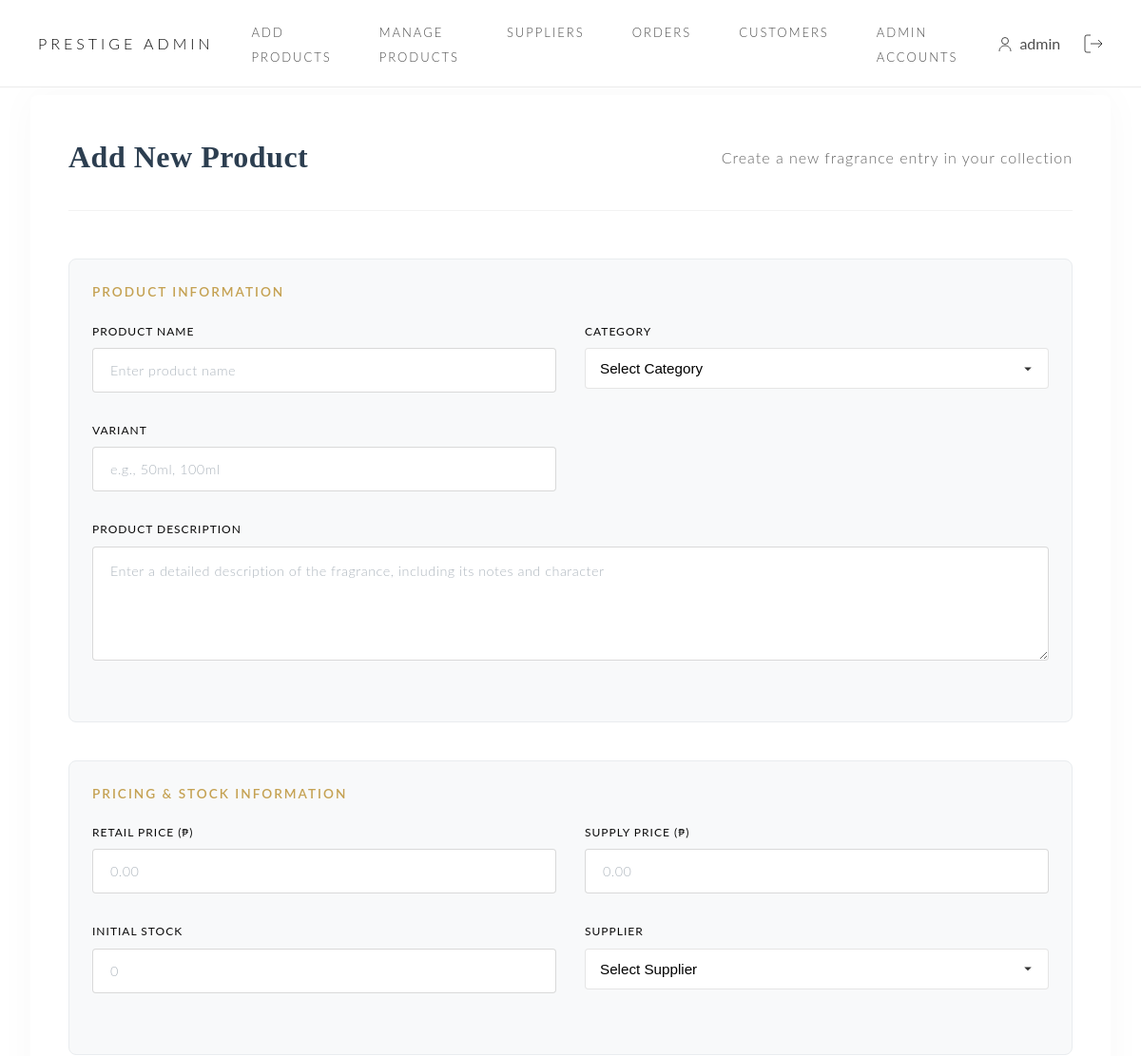
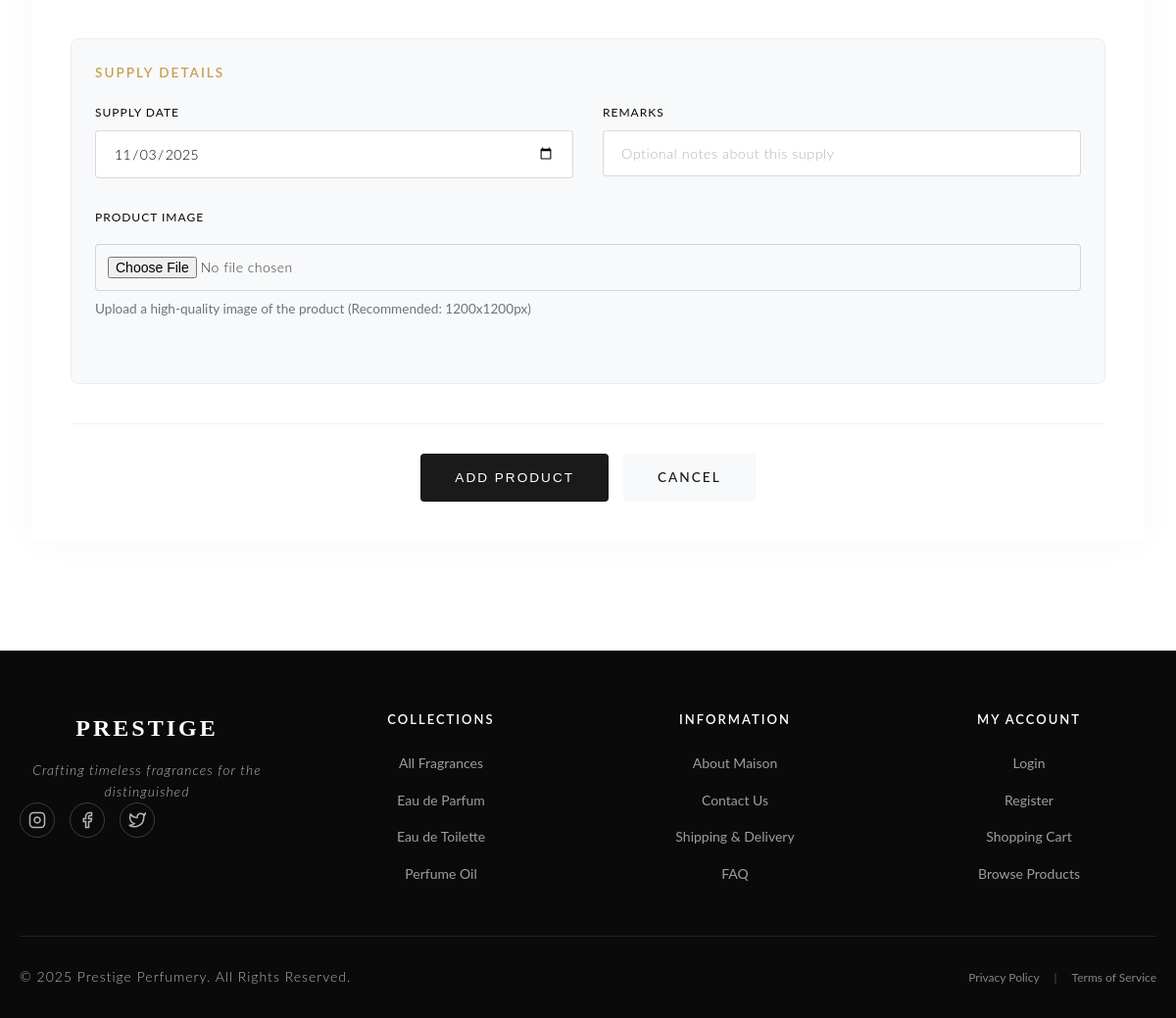
Page /admin/additems.php (signed in) on the committed database (2 pictures, top to bottom).
### tables this page shows
CREATE TABLE `categories` (
  `category_id` int(11) NOT NULL,
  `category_name` varchar(50) NOT NULL
);

### admin/additems.php (the view, shortened to what this page needs)
<?php
include('../includes/adminheader.php');
?>
<div class="product-form-container">
    <div class="page-header">
        <h2 class="page-title">Add New Product</h2>
        <p class="page-subtitle">Create a new fragrance entry in your collection</p>
    </div>
    <form method="POST" enctype="multipart/form-data" class="product-form">
        <div class="form-section">
            <h3 class="section-title">Product Information</h3>
            <div class="form-grid">
                <div class="form-group">
                    <label for="product_name" class="form-label">Product Name</label>
                    <input type="text" class="form-control" id="product_name" name="product_name" placeholder="Enter product name" required>
                </div>
                <div class="form-group">
                    <label for="category_id" class="form-label">Category</label>
                    <select class="form-control" id="category_id" name="category_id" required>
                        <option value="">Select Category</option>
                    </select>
                </div>
                <div class="form-group">
                    <label for="variant" class="form-label">Variant</label>
                    <input type="text" class="form-control" id="variant" name="variant"
                           placeholder="e.g., 50ml, 100ml">
                </div>
                <div class="form-group full-width">
                    <label for="description" class="form-label">Product Description</label>
                    <textarea class="form-control" id="description" name="description"
                              placeholder="Enter a detailed description of the fragrance, including its notes and character"
                              rows="4" required></textarea>
                </div>
            </div>
        </div>
        <div class="form-section">
            <h3 class="section-title">Pricing & Stock Information</h3>
            <div class="form-grid">
                <div class="form-group">
                    <label for="price" class="form-label">Retail Price (₱)</label>
                    <input type="number" class="form-control" id="price" name="price"
                           step="0.01" min="0" placeholder="0.00" required>
                </div>
                <div class="form-group">
                    <label for="supplier_price" class="form-label">Supply Price (₱)</label>
                    <input type="number" class="form-control" id="supplier_price"
                           name="supplier_price" step="0.01" min="0" placeholder="0.00" required>
                </div>
                <div class="form-group">
                    <label for="stock_quantity" class="form-label">Initial Stock</label>
                    <input type="number" class="form-control" id="stock_quantity"
                           name="stock_quantity" min="0" placeholder="0" required>
                </div>
                <div class="form-group">
                    <label for="supplier_id" class="form-label">Supplier</label>
                    <select class="form-control" id="supplier_id" name="supplier_id" required>
                        <option value="">Select Supplier</option>
                    </select>
                </div>
            </div>
        </div>
        <div class="form-section">
            <h3 class="section-title">Supply Details</h3>
            <div class="form-grid">
                <div class="form-group">
                    <label for="supply_date" class="form-label">Supply Date</label>
                    <input type="date" class="form-control" id="supply_date"
                           name="supply_date" value="<?php echo date('Y-m-d'); ?>" required>
                </div>
                <div class="form-group">
                    <label for="remarks" class="form-label">Remarks</label>
                    <input type="text" class="form-control" id="remarks" name="remarks"
                           placeholder="Optional notes about this supply">
                </div>
                <div class="form-group full-width">
                    <label for="image_path" class="form-label">Product Image</label>
                    <div class="file-upload">
                        <input type="file" class="form-control" id="image_path"
                               name="image_path" accept="image/*" required>
                    </div>
                    <small class="text-muted">Upload a high-quality image of the product (Recommended: 1200x1200px)</small>
                </div>
            </div>
        </div>
        <div class="btn-container">
            <button type="submit" name="submit" class="btn btn-primary">Add Product</button>
            <a href="products.php" class="btn btn-secondary">Cancel</a>
        </div>
    </form>
</div>
<?php include('../includes/footer.php'); ?>

### includes/footer.php (shortened to what this page needs)
</main>
<footer class="footer">
    <div class="footer-content">
        <div class="footer-grid">
            <div class="footer-column">
                <h3 class="footer-logo">PRESTIGE</h3>
                <p class="footer-tagline">Crafting timeless fragrances for the distinguished</p>
                <div class="footer-social">
                    <a href="#" aria-label="Instagram">
                        <svg width="18" height="18" viewBox="0 0 24 24" fill="none" stroke="currentColor" stroke-width="2">
                            <rect x="2" y="2" width="20" height="20" rx="5" ry="5"/>
                            <path d="M16 11.37A4 4 0 1 1 12.63 8 4 4 0 0 1 16 11.37z"/>
                            <line x1="17.5" y1="6.5" x2="17.51" y2="6.5"/>
                        </svg>
                    </a>
                    <a href="#" aria-label="Facebook">
                        <svg width="18" height="18" viewBox="0 0 24 24" fill="none" stroke="currentColor" stroke-width="2">
                            <path d="M18 2h-3a5 5 0 0 0-5 5v3H7v4h3v8h4v-8h3l1-4h-4V7a1 1 0 0 1 1-1h3z"/>
                        </svg>
                    </a>
                    <a href="#" aria-label="Twitter">
                        <svg width="18" height="18" viewBox="0 0 24 24" fill="none" stroke="currentColor" stroke-width="2">
                            <path d="M23 3a10.9 10.9 0 0 1-3.14 1.53 4.48 4.48 0 0 0-7.86 3v1A10.66 10.66 0 0 1 3 4s-4 9 5 13a11.64 11.64 0 0 1-7 2c9 5 20 0 20-11.5a4.5 4.5 0 0 0-.08-.83A7.72 7.72 0 0 0 23 3z"/>
                        </svg>
                    </a>
                </div>
            </div>
            <div class="footer-column">
                <h4 class="footer-title">Collections</h4>
                <ul class="footer-links">
                    <li><a href="/prestigeperfumes/items/index.php">All Fragrances</a></li>
                    <?php
                    $cat_query = "SELECT category_id, category_name FROM categories ORDER BY category_id";
                    $cat_result = $conn->query($cat_query);
                    if ($cat_result && $cat_result->num_rows > 0) {
                        while ($cat = $cat_result->fetch_assoc()) {
                            echo '<li><a href="/prestigeperfumes/items/index.php?category=' . $cat['category_id'] . '">' . htmlspecialchars($cat['category_name']) . '</a></li>';
                        }
                    }
                    ?>
                </ul>
            </div>
            <div class="footer-column">
                <h4 class="footer-title">Information</h4>
                <ul class="footer-links">
                    <li><a href="/prestigeperfumes/about.php">About Maison</a></li>
                    <li><a href="/prestigeperfumes/contact.php">Contact Us</a></li>
                    <li><a href="/prestigeperfumes/shipping.php">Shipping & Delivery</a></li>
                    <li><a href="/prestigeperfumes/faq.php">FAQ</a></li>
                </ul>
            </div>
            <div class="footer-column">
                <h4 class="footer-title">My Account</h4>
                <ul class="footer-links">
                    <?php if (isset($_SESSION['customer_id'])): ?>
                        <li><a href="/prestigeperfumes/user/index.php">My Profile</a></li>
                        <li><a href="/prestigeperfumes/user/orders.php">Order History</a></li>
                        <li><a href="/prestigeperfumes/items/cart.php">Shopping Cart</a></li>
                        <li><a href="/prestigeperfumes/user/logout.php">Logout</a></li>
                    <?php else: ?>
                        <li><a href="/prestigeperfumes/user/login.php">Login</a></li>
                        <li><a href="/prestigeperfumes/user/register.php">Register</a></li>
                        <li><a href="/prestigeperfumes/items/cart.php">Shopping Cart</a></li>
                        <li><a href="/prestigeperfumes/items/index.php">Browse Products</a></li>
                    <?php endif; ?>
                </ul>
            </div>
        </div>
        <div class="footer-bottom">
            <p>&copy; <?php echo date("Y"); ?> Prestige Perfumery. All Rights Reserved.</p>
            <div class="footer-legal">
                <a href="/prestigeperfumes/privacy.php">Privacy Policy</a>
                <span class="separator">|</span>
                <a href="/prestigeperfumes/terms.php">Terms of Service</a>
            </div>
        </div>
    </div>
</footer>
</body>
</html>

### assets/css/admin.css (style rules this page uses)
body { margin: 0; font-family: 'Lato', -apple-system, BlinkMacSystemFont, 'Segoe UI', sans-serif; background: #f8f9fa; }
.product-form-container { background: #ffffff; padding: 2.5rem; border-radius: 12px; box-shadow: 0 8px 24px rgba(0,0,0,0.12); max-width: 1000px; margin: 0 auto; }
.form-section { padding: 1.5rem; background-color: #f8f9fa; border-radius: 8px; border: 1px solid #e9ecef; margin-bottom: 2rem; }
.section-title { font-size: 1.25rem; color: #2c3e50; margin-bottom: 1.5rem; font-weight: 500; letter-spacing: 0.5px; }
.page-title { font-size: 2rem; font-weight: 300; color: #0a0a0a; margin-bottom: 2rem; letter-spacing: 1px; }
.form-grid { display: grid; grid-template-columns: repeat(2, 1fr); gap: 1.5rem; }
.form-group { margin-bottom: 1.5rem; }
.form-group.full-width { grid-column: 1 / -1; }
.form-label { display: block; margin-bottom: 0.5rem; font-size: 0.95rem; color: #2c3e50; letter-spacing: 0.5px; font-weight: 500; }
.form-control { width: 100%; padding: 0.875rem 1rem; border: 1px solid #dee2e6; border-radius: 6px; font-size: 0.95rem; transition: all 0.3s ease; background-color: #fff; }
.form-control::placeholder { color: #adb5bd; font-size: 0.9rem; }
textarea.form-control { min-height: 120px; resize: vertical; line-height: 1.5; }
.text-muted { color: #6c757d; font-size: 0.85rem; margin-top: 0.5rem; display: block; }
.btn-container { margin-top: 2rem; display: flex; gap: 1rem; }
.btn { display: inline-block; padding: 18px 50px; text-decoration: none; font-size: 11px; letter-spacing: 3px; text-transform: uppercase; transition: all 0.5s cubic-bezier(0.4, 0, 0.2, 1); font-weight: 400; position: relative; overflow: hidden; cursor: pointer; border: none; }
.btn-primary { background: transparent; color: #ffffff; border: 1px solid rgba(255, 255, 255, 0.4); position: relative; z-index: 1; }
.btn-primary::before { content: ''; position: absolute; top: 0; left: -100%; width: 100%; height: 100%; background: #ffffff; transition: left 0.5s cubic-bezier(0.4, 0, 0.2, 1); z-index: -1; }
.file-upload { position: relative; display: inline-block; width: 100%; }
.file-upload .form-control { padding-right: 100px; }
.page-header { display: flex; justify-content: space-between; align-items: center; margin-bottom: 2.5rem; padding-bottom: 1.5rem; border-bottom: 2px solid #f0f0f0; }
.page-header h2 { font-size: 2rem; color: #2c3e50; margin: 0; font-weight: 600; letter-spacing: 0.5px; }

### assets/css/style.css (style rules this page uses)
* { margin: 0; padding: 0; box-sizing: border-box; }
body { font-family: 'Lato', -apple-system, BlinkMacSystemFont, 'Segoe UI', sans-serif; line-height: 1.6; color: #333; background: #ffffff; }
a { text-decoration: none; color: inherit; }
.btn { display: inline-block; padding: 18px 50px; text-decoration: none; font-size: 11px; letter-spacing: 3px; text-transform: uppercase; transition: all 0.5s cubic-bezier(0.4, 0, 0.2, 1); font-weight: 400; position: relative; overflow: hidden; cursor: pointer; }
.btn-primary { background: transparent; color: #ffffff; border: 1px solid rgba(255, 255, 255, 0.4); }
.btn-primary::before { content: ''; position: absolute; top: 0; left: -100%; width: 100%; height: 100%; background: #ffffff; transition: left 0.5s cubic-bezier(0.4, 0, 0.2, 1); z-index: -1; }
footer { background-color: #0a0a0a; color: #ffffff; padding: 60px 0; text-align: center; }
footer .footer-content p { margin: 0; font-size: 14px; letter-spacing: 1px; color: rgba(255, 255, 255, 0.7); font-weight: 300; }
.form-group { display: flex; flex-direction: column; }
.form-group label { font-size: 12px; letter-spacing: 1px; text-transform: uppercase; color: #0a0a0a; margin-bottom: 8px; font-weight: 400; }
.form-group input, .form-group textarea { padding: 14px 18px; border: 1px solid rgba(0, 0, 0, 0.15); background: #ffffff; font-size: 14px; letter-spacing: 0.5px; transition: all 0.3s ease; font-weight: 300; font-family: 'Lato', sans-serif; }
.form-group textarea { resize: vertical; min-height: 80px; }

### rows in the picture
categories: category_name "Eau de Parfum"
categories: category_name "Eau de Toilette"
categories: category_name "Perfume Oil"

### other values in the picture
$_SESSION['admin_username'] "admin"
